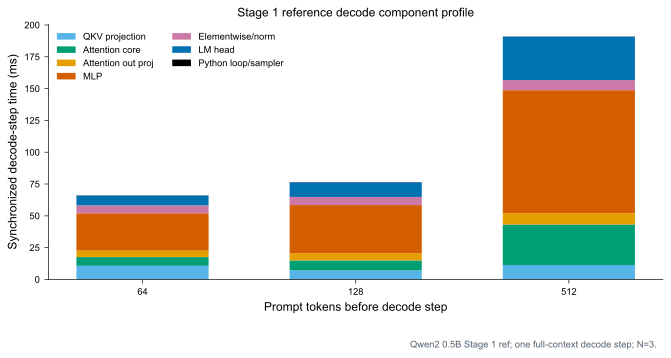

Write the Python code that produced this figure.
"""
Component-level timing for the Stage 1 reference decode path.

This is a Phase 0.5 diagnostic script, not an optimization benchmark. It uses
synchronized MLX timings around coarse code regions so we can attribute the
Stage 1 decode bottleneck to implementation components:

    - Q/K/V projection
    - attention core
    - attention output projection
    - MLP
    - elementwise / norm / reshape work
    - LM head
    - outer Python loop, concat, and sampler

Default run:

    pdm run python benches/week1_decode_component_profile.py

Outputs:
    benches/stage1_decode_component_profile_results.csv
    benches/stage1_decode_component_profile_summary.csv
    benches/stage1_decode_component_profile.png
    benches/stage1_decode_component_profile.pdf
    benches/stage1_decode_component_profile.svg
    benches/stage1_decode_component_profile.tiff
"""

from __future__ import annotations

import argparse
import csv
import statistics
import sys
from collections import defaultdict
from dataclasses import dataclass
from pathlib import Path
from random import Random
from time import perf_counter
from typing import Callable

import matplotlib.pyplot as plt
import mlx.core as mx
from mlx_lm import load


ROOT = Path(__file__).resolve().parent.parent
SRC = ROOT / "src"
SKILL_DIR = Path.home() / ".codex" / "skills" / "scientific-visualization"
sys.path.insert(0, str(SRC))
sys.path.insert(0, str(SKILL_DIR / "scripts"))
sys.path.insert(0, str(SKILL_DIR / "assets"))

from color_palettes import OKABE_ITO  # noqa: E402
from figure_export import save_publication_figure  # noqa: E402
from style_presets import apply_publication_style  # noqa: E402
from tiny_llm_ref import models  # noqa: E402
from tiny_llm_ref.attention import scaled_dot_product_attention_grouped  # noqa: E402
from tiny_llm_ref.basics import linear, silu  # noqa: E402


OUT_RESULTS = ROOT / "benches" / "stage1_decode_component_profile_results.csv"
OUT_SUMMARY = ROOT / "benches" / "stage1_decode_component_profile_summary.csv"
OUT_FIG = ROOT / "benches" / "stage1_decode_component_profile"

RESULT_FIELDS = [
    "model",
    "prompt_len",
    "context_len",
    "rep",
    "component",
    "seconds",
    "notes",
]

SUMMARY_FIELDS = [
    "model",
    "prompt_len",
    "context_len",
    "component",
    "mean_ms",
    "stdev_ms",
    "share_pct",
    "n",
    "notes",
]

PLOT_GROUPS = [
    ("qkv_projection", "QKV projection"),
    ("attention_core", "Attention core"),
    ("attention_out_projection", "Attention out proj"),
    ("mlp", "MLP"),
    ("elementwise", "Elementwise/norm"),
    ("lm_head", "LM head"),
    ("outer_loop", "Python loop/sampler"),
]

PLOT_COMPONENTS = [name for name, _ in PLOT_GROUPS]

COMPONENT_TO_PLOT = {
    "qkv_projection": "qkv_projection",
    "attention_core": "attention_core",
    "attention_out_projection": "attention_out_projection",
    "mlp": "mlp",
    "embedding": "elementwise",
    "elementwise_norm": "elementwise",
    "elementwise_rope_reshape": "elementwise",
    "elementwise_residual": "elementwise",
    "lm_head": "lm_head",
    "outer_loop_concat": "outer_loop",
    "outer_loop_sampler": "outer_loop",
    "outer_loop_misc": "outer_loop",
}


@dataclass
class ProfileCase:
    prompt_len: int
    context_len: int
    prompt: mx.array
    token: mx.array


def parse_args() -> argparse.Namespace:
    parser = argparse.ArgumentParser(
        description="Profile coarse components of Stage 1 reference decode."
    )
    parser.add_argument("--model", default="qwen2-0.5b")
    parser.add_argument("--prompt-lens", default="64,128,512")
    parser.add_argument("--reps", type=int, default=3)
    parser.add_argument("--warmup", type=int, default=1)
    parser.add_argument("--seed", type=int, default=0)
    parser.add_argument("--device", choices=["gpu", "cpu"], default="gpu")
    return parser.parse_args()


def parse_prompt_lens(value: str) -> list[int]:
    prompt_lens = [int(x.strip()) for x in value.split(",") if x.strip()]
    if not prompt_lens:
        raise ValueError("--prompt-lens must contain at least one integer")
    if any(x <= 0 for x in prompt_lens):
        raise ValueError("--prompt-lens entries must be positive")
    return prompt_lens


def eval_value(value):
    if isinstance(value, tuple):
        mx.eval(*value)
    elif isinstance(value, list):
        mx.eval(*value)
    else:
        mx.eval(value)
    return value


def timed(
    acc: dict[str, float],
    component: str,
    fn: Callable[[], object],
):
    t0 = perf_counter()
    value = fn()
    eval_value(value)
    acc[component] += perf_counter() - t0
    return value


def timed_attention(attn, x: mx.array, mask: str | mx.array | None, acc: dict[str, float]):
    B, L, _ = x.shape

    def qkv_ops():
        q = linear(x, attn.wq, bias=attn.bq).reshape(
            B, L, attn.num_heads, attn.head_dim
        )
        k = linear(x, attn.wk, bias=attn.bk).reshape(
            B, L, attn.num_kv_heads, attn.head_dim
        )
        v = linear(x, attn.wv, bias=attn.bv).reshape(
            B, L, attn.num_kv_heads, attn.head_dim
        )
        return q, k, v

    q, k, v = timed(acc, "qkv_projection", qkv_ops)

    def rope_and_layout_ops():
        q2 = attn.rope(q, offset=slice(0, L))
        k2 = attn.rope(k, offset=slice(0, L))
        q2 = q2.transpose(0, 2, 1, 3)
        k2 = k2.transpose(0, 2, 1, 3)
        v2 = v.transpose(0, 2, 1, 3)
        return q2, k2, v2

    q, k, v = timed(acc, "elementwise_rope_reshape", rope_and_layout_ops)

    def attention_ops():
        return scaled_dot_product_attention_grouped(
            q.astype(mx.float32),
            k.astype(mx.float32),
            v.astype(mx.float32),
            scale=attn.scale,
            mask=mask,
        ).astype(x.dtype)

    y = timed(acc, "attention_core", attention_ops)
    y = timed(
        acc,
        "elementwise_rope_reshape",
        lambda: y.transpose(0, 2, 1, 3).reshape(B, L, attn.hidden_size),
    )
    return timed(acc, "attention_out_projection", lambda: linear(y, attn.wo))


def timed_mlp(mlp, x: mx.array, acc: dict[str, float]) -> mx.array:
    def mlp_ops():
        gate = linear(x, mlp.w_gate)
        up = linear(x, mlp.w_up)
        return linear(silu(gate) * up, mlp.w_down)

    return timed(acc, "mlp", mlp_ops)


def timed_forward(model, inputs: mx.array, acc: dict[str, float]) -> mx.array:
    h = timed(acc, "embedding", lambda: model.embedding(inputs))
    for layer in model.layers_inner:
        attn_in = timed(acc, "elementwise_norm", lambda: layer.input_layernorm(h))
        attn_out = timed_attention(layer.self_attn, attn_in, "causal", acc)
        h = timed(acc, "elementwise_residual", lambda: h + attn_out)
        mlp_in = timed(acc, "elementwise_norm", lambda: layer.post_attention_layernorm(h))
        mlp_out = timed_mlp(layer.mlp, mlp_in, acc)
        h = timed(acc, "elementwise_residual", lambda: h + mlp_out)
    h = timed(acc, "elementwise_norm", lambda: model.norm(h))
    if model.w_lm_head is not None:
        return timed(acc, "lm_head", lambda: linear(h, model.w_lm_head))
    return timed(acc, "lm_head", lambda: model.embedding.as_linear(h))


def build_cases(
    *,
    prompt_lens: list[int],
    vocab_size: int,
    eos_token_id: int,
    seed: int,
) -> list[ProfileCase]:
    rng = Random(seed)
    low = 256 if vocab_size > 512 else 0
    high = vocab_size - 1
    cases = []
    for prompt_len in prompt_lens:
        ids: list[int] = []
        for _ in range(prompt_len):
            token_id = rng.randint(low, high)
            if token_id == eos_token_id:
                token_id = token_id - 1 if token_id > low else token_id + 1
            ids.append(token_id)
        next_id = rng.randint(low, high)
        if next_id == eos_token_id:
            next_id = next_id - 1 if next_id > low else next_id + 1
        cases.append(
            ProfileCase(
                prompt_len=prompt_len,
                context_len=prompt_len + 1,
                prompt=mx.array(ids, dtype=mx.int32),
                token=mx.array([next_id], dtype=mx.int32),
            )
        )
    return cases


def profile_decode_step(model, case: ProfileCase) -> tuple[dict[str, float], float]:
    acc: dict[str, float] = defaultdict(float)
    t_loop = perf_counter()
    context = timed(acc, "outer_loop_concat", lambda: mx.concat([case.prompt, case.token]))
    logits = timed_forward(model, context[None, :], acc)
    _ = timed(acc, "outer_loop_sampler", lambda: mx.argmax(logits[:, -1, :], axis=-1))
    loop_wall = perf_counter() - t_loop
    measured = sum(acc.values())
    acc["outer_loop_misc"] += max(0.0, loop_wall - measured)
    return dict(acc), loop_wall


def rows_for_rep(
    *,
    model: str,
    case: ProfileCase,
    rep: int,
    acc: dict[str, float],
    loop_wall: float,
) -> list[dict[str, str]]:
    rows = []
    for component, seconds in sorted(acc.items()):
        rows.append(
            {
                "model": model,
                "prompt_len": str(case.prompt_len),
                "context_len": str(case.context_len),
                "rep": str(rep),
                "component": component,
                "seconds": f"{seconds:.9f}",
                "notes": "synchronized component timing",
            }
        )
    rows.append(
        {
            "model": model,
            "prompt_len": str(case.prompt_len),
            "context_len": str(case.context_len),
            "rep": str(rep),
            "component": "outer_loop_wall",
            "seconds": f"{loop_wall:.9f}",
            "notes": "wall time for one decode iteration",
        }
    )
    return rows


def summarize(rows: list[dict[str, str]]) -> list[dict[str, str]]:
    values: dict[tuple[str, str, str, str], list[float]] = defaultdict(list)
    for row in rows:
        component = row["component"]
        if component == "outer_loop_wall":
            continue
        plot_component = COMPONENT_TO_PLOT.get(component, component)
        key = (row["model"], row["prompt_len"], row["context_len"], plot_component)
        values[key].append(float(row["seconds"]) * 1000.0)

    totals: dict[tuple[str, str, str], float] = defaultdict(float)
    for (model, prompt_len, context_len, component), vals in values.items():
        totals[(model, prompt_len, context_len)] += statistics.mean(vals)

    summary_rows = []
    for key in sorted(values, key=lambda x: (int(x[1]), PLOT_COMPONENTS.index(x[3]))):
        model, prompt_len, context_len, component = key
        vals = values[key]
        mean_ms = statistics.mean(vals)
        stdev_ms = statistics.stdev(vals) if len(vals) > 1 else 0.0
        total = totals[(model, prompt_len, context_len)]
        share = 100.0 * mean_ms / total if total > 0 else 0.0
        summary_rows.append(
            {
                "model": model,
                "prompt_len": prompt_len,
                "context_len": context_len,
                "component": component,
                "mean_ms": f"{mean_ms:.6f}",
                "stdev_ms": f"{stdev_ms:.6f}",
                "share_pct": f"{share:.3f}",
                "n": str(len(vals)),
                "notes": "aggregated from synchronized component timings",
            }
        )
    return summary_rows


def write_csv(path: Path, rows: list[dict[str, str]], fields: list[str]) -> None:
    with path.open("w", newline="") as f:
        writer = csv.DictWriter(f, fieldnames=fields)
        writer.writeheader()
        writer.writerows(rows)


def plot_summary(summary_rows: list[dict[str, str]]) -> None:
    apply_publication_style("default")
    by_prompt: dict[int, dict[str, float]] = defaultdict(dict)
    for row in summary_rows:
        prompt_len = int(row["prompt_len"])
        by_prompt[prompt_len][row["component"]] = float(row["mean_ms"])

    prompt_lens = sorted(by_prompt)
    x = list(range(len(prompt_lens)))
    colors = [
        OKABE_ITO["sky_blue"],
        OKABE_ITO["bluish_green"],
        OKABE_ITO["orange"],
        OKABE_ITO["vermillion"],
        OKABE_ITO["reddish_purple"],
        OKABE_ITO["blue"],
        OKABE_ITO["black"],
    ]

    fig, ax = plt.subplots(figsize=(7.0, 3.8))
    bottoms = [0.0] * len(prompt_lens)
    for (component, label), color in zip(PLOT_GROUPS, colors, strict=True):
        values = [by_prompt[p].get(component, 0.0) for p in prompt_lens]
        ax.bar(x, values, bottom=bottoms, label=label, color=color, width=0.62)
        bottoms = [a + b for a, b in zip(bottoms, values, strict=True)]

    ax.set_xticks(x)
    ax.set_xticklabels([str(p) for p in prompt_lens])
    ax.set_xlabel("Prompt tokens before decode step")
    ax.set_ylabel("Synchronized decode-step time (ms)")
    ax.set_title("Stage 1 reference decode component profile")
    ax.legend(ncol=2, loc="upper left", frameon=False)
    ax.spines["top"].set_visible(False)
    ax.spines["right"].set_visible(False)
    ax.text(
        0.99,
        -0.24,
        "Qwen2 0.5B Stage 1 ref; one full-context decode step; N=3.",
        transform=ax.transAxes,
        ha="right",
        va="top",
        fontsize=7,
        color="#526070",
    )
    fig.tight_layout(pad=0.8)
    save_publication_figure(
        fig,
        OUT_FIG,
        formats=["png", "pdf", "svg", "tiff"],
        dpi=300,
        pad_inches=0.08,
    )
    plt.close(fig)


def main() -> None:
    args = parse_args()
    prompt_lens = parse_prompt_lens(args.prompt_lens)
    model_name = models.shortcut_name_to_full_name(args.model)
    print(f"Loading {model_name} for Stage 1 component profiling")
    mlx_model, tokenizer = load(model_name)

    stream = mx.gpu if args.device == "gpu" else mx.cpu
    with mx.stream(stream):
        model = models.dispatch_model(model_name, mlx_model, week=1)
        cases = build_cases(
            prompt_lens=prompt_lens,
            vocab_size=mlx_model.args.vocab_size,
            eos_token_id=tokenizer.eos_token_id,
            seed=args.seed,
        )

        for case in cases:
            for _ in range(args.warmup):
                profile_decode_step(model, case)

        rows: list[dict[str, str]] = []
        for case in cases:
            print(f"Profiling prompt_len={case.prompt_len}, context_len={case.context_len}")
            for rep in range(1, args.reps + 1):
                acc, loop_wall = profile_decode_step(model, case)
                rows.extend(
                    rows_for_rep(
                        model=args.model,
                        case=case,
                        rep=rep,
                        acc=acc,
                        loop_wall=loop_wall,
                    )
                )

    summary_rows = summarize(rows)
    write_csv(OUT_RESULTS, rows, RESULT_FIELDS)
    write_csv(OUT_SUMMARY, summary_rows, SUMMARY_FIELDS)
    plot_summary(summary_rows)

    print("Stage 1 decode component profile")
    print("-" * 80)
    for prompt_len in prompt_lens:
        subset = [r for r in summary_rows if int(r["prompt_len"]) == prompt_len]
        total = sum(float(r["mean_ms"]) for r in subset)
        print(f"prompt={prompt_len:4d} total={total:8.2f} ms")
        for row in subset:
            print(
                f"  {row['component']:<26} "
                f"{float(row['mean_ms']):8.2f} ms "
                f"{float(row['share_pct']):6.1f}%"
            )
    print("-" * 80)
    print(f"Raw CSV     -> {OUT_RESULTS}")
    print(f"Summary CSV -> {OUT_SUMMARY}")
    print(f"Figure      -> {OUT_FIG}.png/.pdf/.svg/.tiff")


if __name__ == "__main__":
    main()
